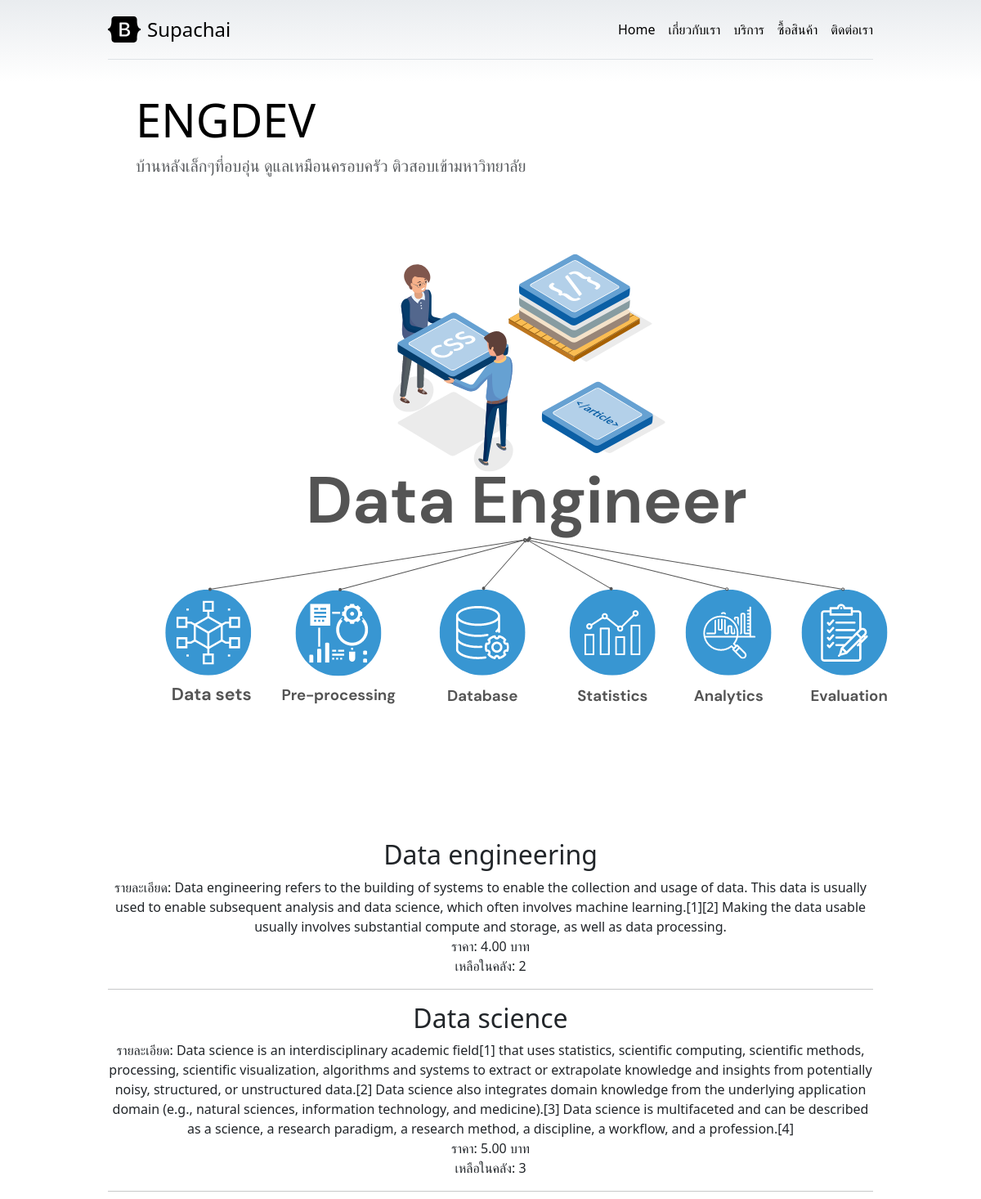
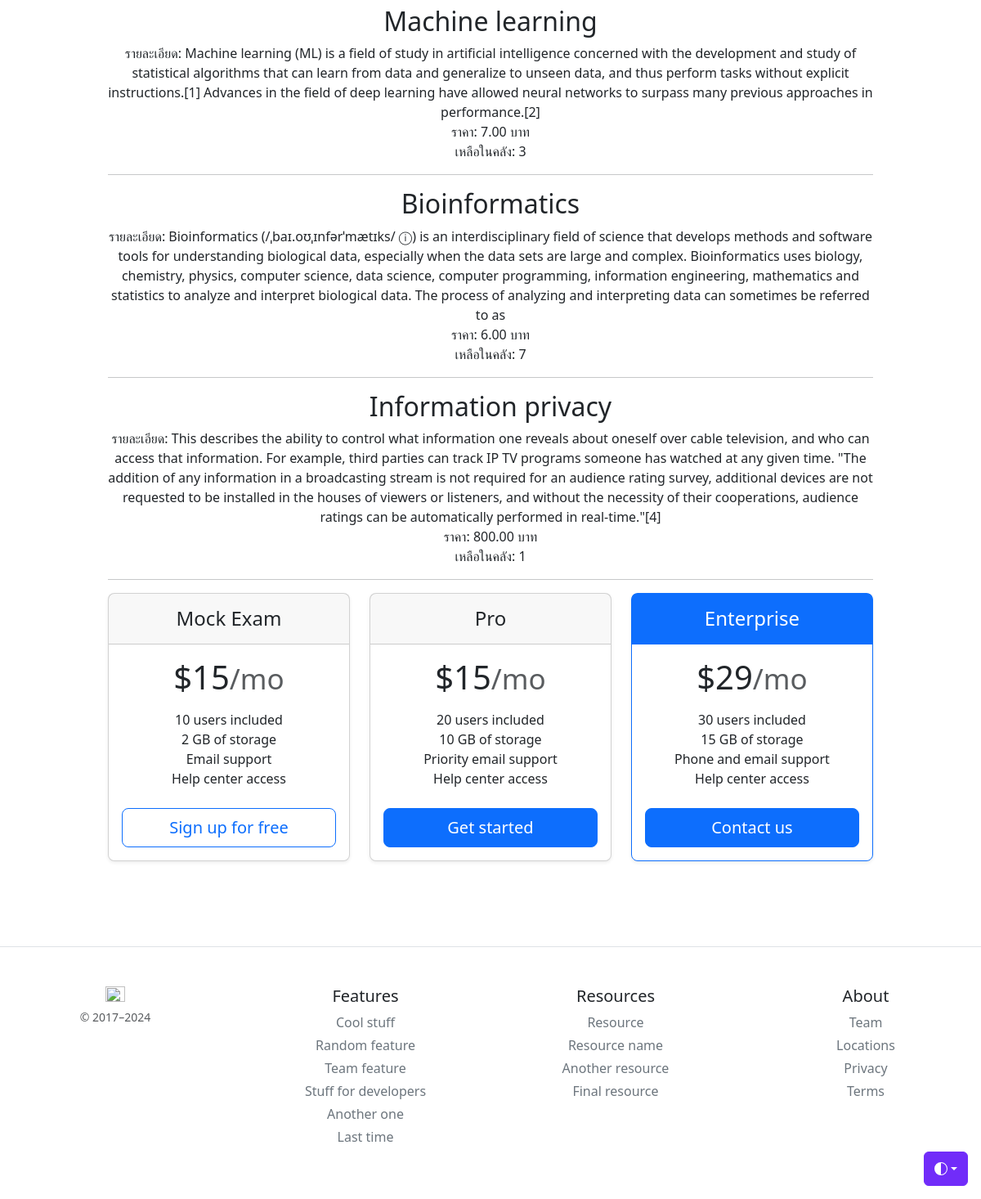
The page / on the database its author committed (2 pictures, top to bottom).
### company/models.py (models this page shows, shortened)
class Product(models.Model):
    title = models.CharField(max_length=100)
    description = models.TextField(null=True, blank=True)
    price = models.DecimalField(max_digits=5, decimal_places=2 ,null=True,blank=True)
    quantity = models.IntegerField(default=1,null=True,blank=True)
    instock = models.BooleanField(default=True)

### company/views.py (the view)
# urls.py: path('', Home , name='home-page'),  #<< name คือชื่อเล่นของ path นี้
def Home(request):
    allproduct = Product.objects.all()   #  SELECT * FROM Product
    context = {'allproduct': allproduct}   # contect คือตัวแปรที่ส่งไปที่ template
    return render(request, 'company/home.html', context)

### company/template/company/home.html (shortened to what this page needs)
{% extends 'company/base.html' %}
{% load static %}
{% block content %}
    <div class="pricing-header p-3 pb-md-4 mx-auto text-left">
      <h1 class="display-4 fw-normal text-body-emphasis">ENGDEV</h1>
      <p class="fs-5 text-body-secondary">บ้านหลังเล็กๆที่อบอุ่น  ดูแลเหมือนครอบครัว  ติวสอบเข้ามหาวิทยาลัย </p>
    </div>
<center><img src="{% static 'image/dataeng.png' %}" alt="Dataeng"></center>
    <center>
      {% for pd in allproduct %}
        <h2>{{ pd.title }}</h2>
        <p>
          รายละเอียด: {{ pd.description }}<br>
          ราคา: {{pd.price}} บาท<br>
          เหลือในคลัง: {{pd.quantity}}<br>
        </p>
        <hr>
      {% endfor %}
    </center>
    <div class="row row-cols-1 row-cols-md-3 mb-3 text-center">
      <div class="col">
        <div class="card mb-4 rounded-3 shadow-sm">
          <div class="card-header py-3">
            <h4 class="my-0 fw-normal">Mock Exam</h4>
          </div>
          <div class="card-body">
            <h1 class="card-title pricing-card-title">$15<small class="text-body-secondary fw-light">/mo</small></h1>
            <ul class="list-unstyled mt-3 mb-4">
              <li>10 users included</li>
              <li>2 GB of storage</li>
              <li>Email support</li>
              <li>Help center access</li>
            </ul>
            <button type="button" class="w-100 btn btn-lg btn-outline-primary">Sign up for free</button>
          </div>
        </div>
      </div>
      <div class="col">
        <div class="card mb-4 rounded-3 shadow-sm">
          <div class="card-header py-3">
            <h4 class="my-0 fw-normal">Pro</h4>
          </div>
          <div class="card-body">
            <h1 class="card-title pricing-card-title">$15<small class="text-body-secondary fw-light">/mo</small></h1>
            <ul class="list-unstyled mt-3 mb-4">
              <li>20 users included</li>
              <li>10 GB of storage</li>
              <li>Priority email support</li>
              <li>Help center access</li>
            </ul>
            <button type="button" class="w-100 btn btn-lg btn-primary">Get started</button>
          </div>
        </div>
      </div>
      <div class="col">
        <div class="card mb-4 rounded-3 shadow-sm border-primary">
          <div class="card-header py-3 text-bg-primary border-primary">
            <h4 class="my-0 fw-normal">Enterprise</h4>
          </div>
          <div class="card-body">
            <h1 class="card-title pricing-card-title">$29<small class="text-body-secondary fw-light">/mo</small></h1>
            <ul class="list-unstyled mt-3 mb-4">
              <li>30 users included</li>
              <li>15 GB of storage</li>
              <li>Phone and email support</li>
              <li>Help center access</li>
            </ul>
            <button type="button" class="w-100 btn btn-lg btn-primary">Contact us</button>
          </div>
        </div>
      </div>
    </div>
    </div>
{% endblock content %}

### company/template/company/base.html (shortened to what this page needs)
{% load static %}
<!doctype html>
<html lang="en" data-bs-theme="auto">
  <head><script src="https://getbootstrap.com/docs/5.3/assets/js/color-modes.js"></script>
    <link rel="stylesheet" href="https://cdn.jsdelivr.net/npm/@docsearch/css@3">
<link href="{% static 'css/bootstrap.min.css' %}" rel="stylesheet">
    <link href="{% static 'css/pricing.css' %}" rel="stylesheet">
  </head>
  <body>
    <div class="dropdown position-fixed bottom-0 end-0 mb-3 me-3 bd-mode-toggle">
      <button class="btn btn-bd-primary py-2 dropdown-toggle d-flex align-items-center"
              id="bd-theme"
              type="button"
              aria-expanded="false"
              data-bs-toggle="dropdown"
              aria-label="Toggle theme (auto)">
        <svg class="bi my-1 theme-icon-active" width="1em" height="1em"><use href="#circle-half"></use></svg>
      </button>
    </div>
<div class="container py-3">
  <header>
    <div class="d-flex flex-column flex-md-row align-items-center pb-3 mb-4 border-bottom">
      <a href="/" class="d-flex align-items-center link-body-emphasis text-decoration-none">
        <span class="fs-4">Supachai</span>
      </a>
      <nav class="d-inline-flex mt-2 mt-md-0 ms-md-auto">
        <a class="me-3 py-2 link-body-emphasis text-decoration-none" href="{% url 'home-page' %}">Home</a>
        <a class="me-3 py-2 link-body-emphasis text-decoration-none" href="{% url 'aboutus-page' %}">เกี่ยวกับเรา</a>
        <a class="me-3 py-2 link-body-emphasis text-decoration-none" href="#">บริการ</a>
        <a class="me-3 py-2 link-body-emphasis text-decoration-none" href="#">ซื้อสินค้า</a>
        <a class="py-2 link-body-emphasis text-decoration-none" href="{% url 'contact-page' %}">ติดต่อเรา</a>
      </nav>
    </div>
  </header>
  <main>
    {% block content %}
    {% endblock content %}
  <center>
  <footer class="pt-4 my-md-5 pt-md-5 border-top">
    <div class="row">
      <div class="col-12 col-md">
        <img class="mb-2" src="https://getbootstrap.com/docs/5.3/assets/brand/bootstrap-logo.svg" alt="" width="24" height="19">
        <small class="d-block mb-3 text-body-secondary">&copy; 2017–2024</small>
      </div>
      <div class="col-6 col-md">
        <h5>Features</h5>
        <ul class="list-unstyled text-small">
          <li class="mb-1"><a class="link-secondary text-decoration-none" href="#">Cool stuff</a></li>
          <li class="mb-1"><a class="link-secondary text-decoration-none" href="#">Random feature</a></li>
          <li class="mb-1"><a class="link-secondary text-decoration-none" href="#">Team feature</a></li>
          <li class="mb-1"><a class="link-secondary text-decoration-none" href="#">Stuff for developers</a></li>
          <li class="mb-1"><a class="link-secondary text-decoration-none" href="#">Another one</a></li>
          <li class="mb-1"><a class="link-secondary text-decoration-none" href="#">Last time</a></li>
        </ul>
      </div>
      <div class="col-6 col-md">
        <h5>Resources</h5>
        <ul class="list-unstyled text-small">
          <li class="mb-1"><a class="link-secondary text-decoration-none" href="#">Resource</a></li>
          <li class="mb-1"><a class="link-secondary text-decoration-none" href="#">Resource name</a></li>
          <li class="mb-1"><a class="link-secondary text-decoration-none" href="#">Another resource</a></li>
          <li class="mb-1"><a class="link-secondary text-decoration-none" href="#">Final resource</a></li>
        </ul>
      </div>
      <div class="col-6 col-md">
        <h5>About</h5>
        <ul class="list-unstyled text-small">
          <li class="mb-1"><a class="link-secondary text-decoration-none" href="#">Team</a></li>
          <li class="mb-1"><a class="link-secondary text-decoration-none" href="#">Locations</a></li>
          <li class="mb-1"><a class="link-secondary text-decoration-none" href="#">Privacy</a></li>
          <li class="mb-1"><a class="link-secondary text-decoration-none" href="#">Terms</a></li>
        </ul>
      </div>
    </div>
  </center>
    </body>
</html>

### static/css/pricing.css (style rules this page uses)
body { background-image: linear-gradient(180deg, var(--bs-secondary-bg), var(--bs-body-bg) 100px, var(--bs-body-bg)); }
.container { max-width: 960px; }
.pricing-header { max-width: 900px;  }

### company/template/company/base.html (style rules this page uses)
.bi { vertical-align: -.125em; fill: currentColor; }
.btn-bd-primary { --bd-violet-bg: #712cf9; --bd-violet-rgb: 112.520718, 44.062154, 249.437846; --bs-btn-font-weight: 600; --bs-btn-color: var(--bs-white); --bs-btn-bg: var(--bd-violet-bg); --bs-btn-border-color: var(--bd-violet-bg); --bs-btn-hover-color: var(--bs-white); --bs-btn-hover-bg: #6528e0; --bs-btn-hover-border-color: #6528e0; --bs-btn-focus-shadow-rgb: var(--bd-violet-rgb); --bs-btn-active-color: var(--bs-btn-hover-color); --bs-btn-active-bg: #5a23c8; --bs-btn-active-border-color: #5a23c8; }
.bd-mode-toggle { z-index: 1500; }

### rows shown on the page
Product: title "Data engineering", description "Data engineering refers to the building of systems to enable the collection and usage of data. This data is usually used to enable subsequent analysis and data science, which often involves machine learning.[1][2] Making the data usable usually involves substantial compute and storage, as well as data processing.", price "4.00", quantity "2"
Product: title "Data science", description "Data science is an interdisciplinary academic field[1] that uses statistics, scientific computing, scientific methods, processing, scientific visualization, algorithms and systems to extract or extrapolate knowledge and insights from potentially noisy, structured, or unstructured data.[2] Data science also integrates domain knowledge from the underlying application domain (e.g., natural sciences, information technology, and medicine).[3] Data science is multifaceted and can be described as a science, a research paradigm, a research method, a discipline, a workflow, and a profession.[4]", price "5.00", quantity "3"
Product: title "Machine learning", description "Machine learning (ML) is a field of study in artificial intelligence concerned with the development and study of statistical algorithms that can learn from data and generalize to unseen data, and thus perform tasks without explicit instructions.[1] Advances in the field of deep learning have allowed neural networks to surpass many previous approaches in performance.[2]", price "7.00", quantity "3"
Product: title "Bioinformatics", description "Bioinformatics (/ˌbaɪ.oʊˌɪnfərˈmætɪks/ ⓘ) is an interdisciplinary field of science that develops methods and software tools for understanding biological data, especially when the data sets are large and complex. Bioinformatics uses biology, chemistry, physics, computer science, data science, computer programming, information engineering, mathematics and statistics to analyze and interpret biological data. The process of analyzing and interpreting data can sometimes be referred to as", price "6.00", quantity "7"
Product: title "Information privacy", description "This describes the ability to control what information one reveals about oneself over cable television, and who can access that information. For example, third parties can track IP TV programs someone has watched at any given time. \"The addition of any information in a broadcasting stream is not required for an audience rating survey, additional devices are not requested to be installed in the houses of viewers or listeners, and without the necessity of their cooperations, audience ratings can be automatically performed in real-time.\"[4]", price "800.00", quantity "1"
